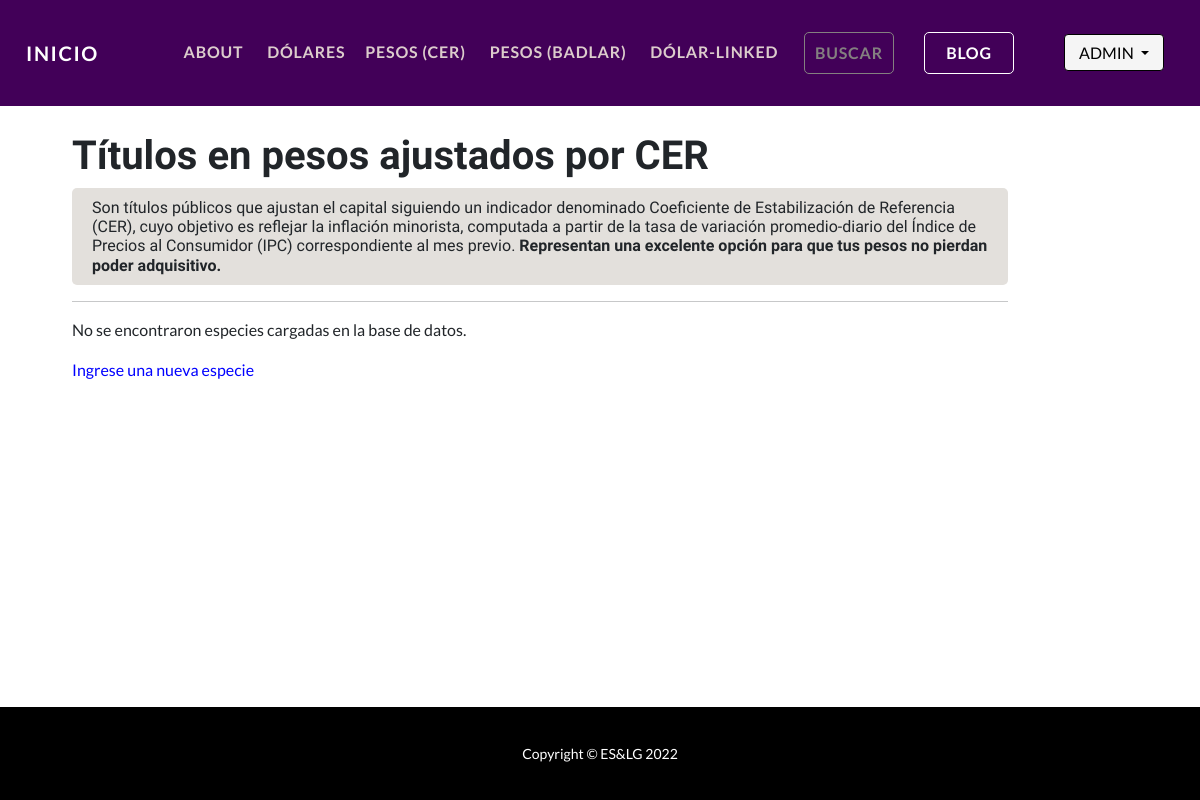
Before: /AppBonos/pesos/ (signed in) with the older database file.
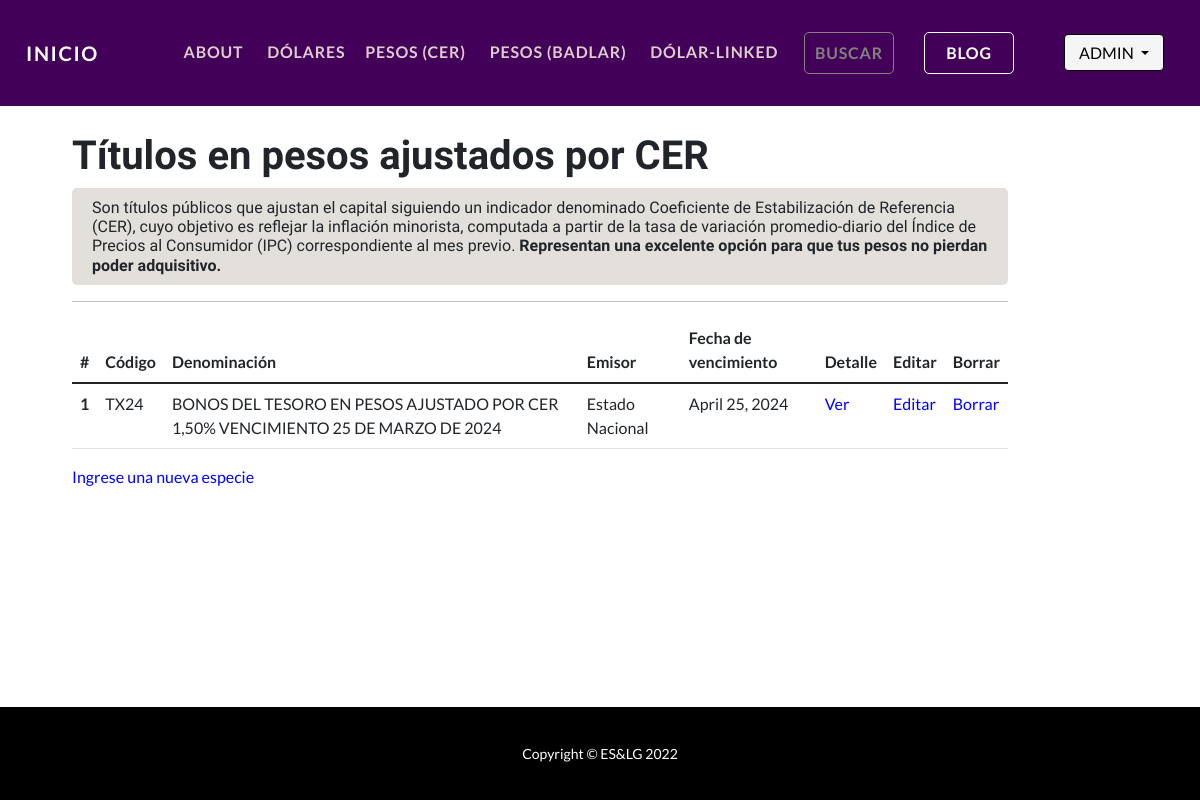
After: the same page with the newer database file.
### AppBonos/models.py (models this page shows, shortened)
class Peso(models.Model):
    codigo = models.CharField(max_length=30)
    denominacion = models.CharField(max_length=100)
    emisor = models.CharField(max_length=30)
    fecha_emision = models.DateField(null=True)
    fecha_vencimiento = models.DateField(null=True)
    amortizacion = models.CharField(max_length=500)
    interes = models.CharField(max_length=500)
    ley = models.CharField(max_length=30)

### AppBonos/views.py (the view)
# urls.py: path("pesos/", pesos, name="pesos"),
@login_required
def pesos(request):
    pesos = Peso.objects.all()
    contexto = {"pesos_encontrados": pesos}
    return render(request, "AppBonos/pesos.html", context=contexto)

### AppBonos/templates/AppBonos/pesos.html (shortened to what this page needs)
{% extends "AppBonos/base.html" %}
{% load static %}
{% block contenido %}
<header class="masthead-dolar">
    <div class="container" style="margin:11% 0 5% 5%; width: 80%;">
        <h2 style="font-weight: bold; font-size: 40px;">Títulos en pesos ajustados por CER</h2>
        <div style="background-color:rgb(227, 224, 220); border-radius: 5px; padding: 10px; text-align:start;">
            <h3 style="font-weight: normal; font-size: 16px; padding-left: 10px; margin-bottom: 0;">Son títulos públicos
                que ajustan el capital siguiendo un indicador denominado Coeficiente de Estabilización de
                Referencia (CER), cuyo objetivo es reflejar la inflación minorista, computada a partir
                de la tasa de variación promedio-diario del Índice de Precios al Consumidor (IPC) correspondiente al mes
                previo. <strong>Representan una excelente opción para que tus pesos no pierdan poder
                adquisitivo.</strong></h3>
        </div>
        <hr>
        {% if pesos_encontrados %}
        <table class="table table-hover">
            <thead>
                <tr>
                    <th scope="col">#</th>
                    <th scope="col">Código</th>
                    <th scope="col">Denominación</th>
                    <th scope="col">Emisor</th>
                    <th scope="col">Fecha de vencimiento</th>
                    <th scope="col">Detalle</th>
                    <th scope="col">Editar</th>
                    <th scope="col">Borrar</th>
                </tr>
            </thead>
            <tbody>
                {% for pesos in pesos_encontrados %}
                <tr>
                    <th scope="row">{{forloop.counter}}</th>
                    <td>{{pesos.codigo}}</td>
                    <td>{{pesos.denominacion}}</td>
                    <td>{{pesos.emisor}}</td>
                    <td>{{pesos.fecha_vencimiento}}</td>
                    <td> <a href="{% url 'PesoDetail' pesos.id %}" style="text-decoration: none; color:blue">Ver</a>
                    </td>
                    <td> <a href="{% url 'PesoUpdate' pesos.id %}" style="text-decoration: none; color:blue">Editar</a>
                    </td>
                    <td> <a href="{% url 'PesoDelete' pesos.id %}" style="text-decoration: none; color:blue">Borrar</a>
                    </td>
                </tr>
                {% endfor %}
            </tbody>
        </table>
        {% else %}
        <p>No se encontraron especies cargadas en la base de datos.</p>
        {% endif %}
        <p><a href="{% url 'form_pesos' %}" style="text-decoration: none; color:blue"> Ingrese una nueva especie</a>
        </p>
    </div>
</header>
{% endblock %}

Changed rows visible on the page:
added Peso: codigo "TX24", denominacion "BONOS DEL TESORO EN PESOS AJUSTADO POR CER 1,50% VENCIMIENTO 25 DE MARZO DE 2024", emisor "Estado Nacional", fecha_vencimiento "April 25, 2024"
Other visible differences:
text no longer shown: "No se encontraron especies cargadas en la base de datos."
text now shown: "# Código Denominación Emisor Fecha de vencimiento Detalle Editar Borrar"
